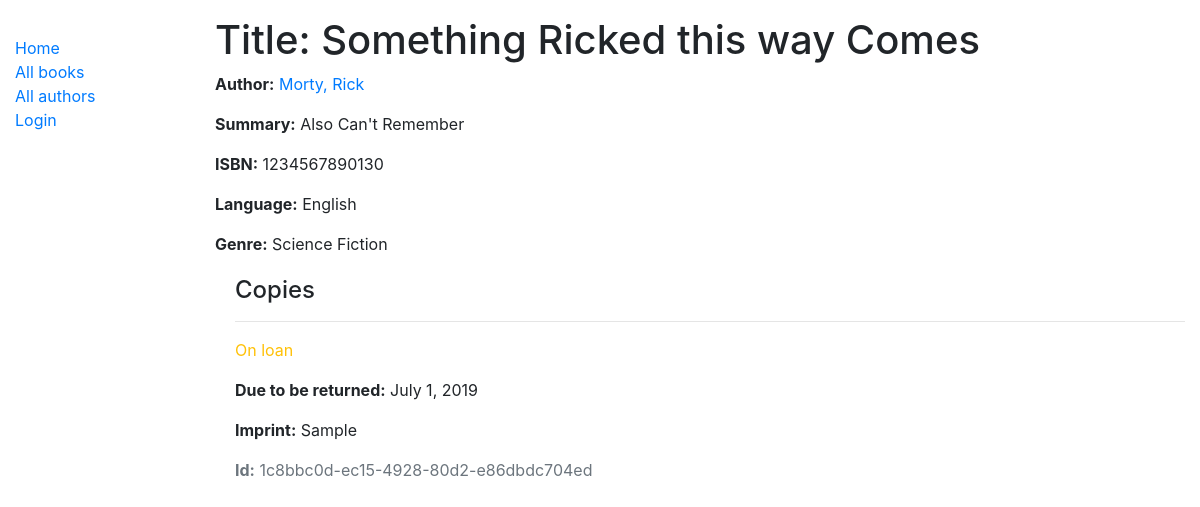
Page /book/9 on the committed database.
### catalog/models.py (models this page shows, shortened)
class Book(models.Model):
    title = models.CharField(max_length=200)
    author = models.ForeignKey('Author', on_delete=models.SET_NULL, null=True)
    summary = models.TextField(max_length=1000, help_text="Enter a brief description of the book")
    isbn = models.CharField('ISBN', max_length=13,
                            help_text='13 Character <a href="https://www.isbn-international.org/content/what-isbn'
                                      '">ISBN number</a>')
    genre = models.ManyToManyField(Genre, help_text="Select a genre for this book")
    language = models.ForeignKey('Language', on_delete=models.SET_NULL, null=True)
    def display_genre(self):
        return ', '.join([genre.name for genre in self.genre.all()[:3]])
    display_genre.short_description = 'Genre'
    class Meta:
        ordering = ['id']

class Author(models.Model):
    first_name = models.CharField(max_length=100)
    last_name = models.CharField(max_length=100)
    date_of_birth = models.DateField(null=True, blank=True)
    date_of_death = models.DateField('died', null=True, blank=True)
    class Meta:
        ordering = ['last_name', 'first_name']
    def __str__(self):
        return '{0}, {1}'.format(self.last_name, self.first_name)

class Language(models.Model):
    name = models.CharField(max_length=200,
                            help_text="Enter the book's natural language (e.g. English, French, Japanese etc.)")
    def __str__(self):
        return self.name

class Genre(models.Model):
    name = models.CharField(
        max_length=200,
        help_text="Enter a book genre (e.g. Science Fiction, French Poetry etc.)"
        )
    def __str__(self):
        return self.name

class BookInstance(models.Model):
    id = models.UUIDField(primary_key=True, default=uuid.uuid4,
                          help_text="Unique ID for this particular book across whole library")
    book = models.ForeignKey('Book', on_delete=models.SET_NULL, null=True)
    imprint = models.CharField(max_length=200, help_text='Specific version of the book.')
    due_back = models.DateField(null=True, blank=True)
    borrower = models.ForeignKey(User, on_delete=models.SET_NULL, null=True, blank=True)
    LOAN_STATUS = (
        ('d', 'Maintenance'),
        ('o', 'On loan'),
        ('a', 'Available'),
        ('r', 'Reserved'),
    )
    status = models.CharField(
        max_length=1,
        choices=LOAN_STATUS,
        blank=True,
        default='d',
        help_text='Book availability')
    class Meta:
        ordering = ['due_back']
        permissions = (("can_mark_returned", "Set book as returned"),)
    def display_title(self):
        return self.book.title
    display_title.short_description = 'Book Title'
    def display_due(self):
        return self.due_back
    display_due.short_description = 'Due Date'

### catalog/views.py (the view)
# urls.py: path('book/<int:pk>', views.BookDetailView.as_view(), name='book-detail'),
class BookDetailView(generic.DetailView):
    model = Book

### catalog/templates/catalog/book_detail.html
{% extends "catalog/base.html" %}
{% block content %}
  <h1>Title: {{ book.title }}</h1>
  <p><strong>Author:</strong> <a href="">{{ book.author }}</a></p>
  <p><strong>Summary:</strong> {{ book.summary }}</p>
  <p><strong>ISBN:</strong> {{ book.isbn }}</p>
  <p><strong>Language:</strong> {{ book.language }}</p>
  <p><strong>Genre:</strong> {% for genre in book.genre.all %} {{ genre }}{% if not forloop.last %}, {% endif %}{% endfor %}</p>
  <div style="margin-left:20px;margin-top:20px">
    <h4>Copies</h4>
    {% for copy in book.bookinstance_set.all %}
      <hr>
      <p class="{% if copy.status == 'a' %}text-success{% elif copy.status == 'm' %}text-danger{% else %}text-warning{% endif %}">{{ copy.get_status_display }}</p>
      {% if copy.status != 'a' %}
        <p><strong>Due to be returned:</strong> {{copy.due_back}}</p>
      {% endif %}
      <p><strong>Imprint:</strong> {{copy.imprint}}</p>
      <p class="text-muted"><strong>Id:</strong> {{copy.id}}</p>
    {% endfor %}
  </div>
{% endblock %}

### rows in the picture
Book: title "Something Ricked this way Comes", author "Morty, Rick", summary "Also Can't Remember", isbn "1234567890130", language "English"
Genre: name "Science Fiction"
BookInstance: status "On loan", due_back "July 1, 2019", imprint "Sample", id "1c8bbc0d-ec15-4928-80d2-e86dbdc704ed"
